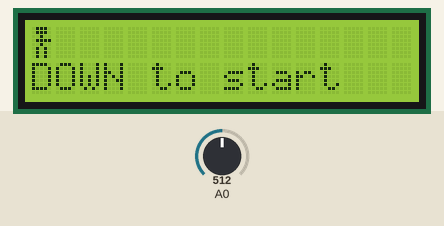
Simulated run of this sketch. Board: Arduino Mega 2560, built with avr-gcc and run on an emulated ATmega2560. Shown: 16×2 character LCD. The test bench sets the inputs (shaded band); at power-on: A0 = 512. Random numbers use the default seed unless the sketch sets one.

Above: at 1.2 s.
1.3 s: A0 set to 409
2.8 s: A0 set to 389
At 4.26 s:
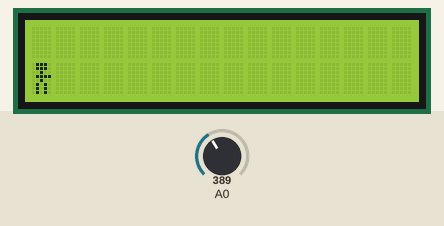
4.5 s: A0 set to 66
At 7.0 s:
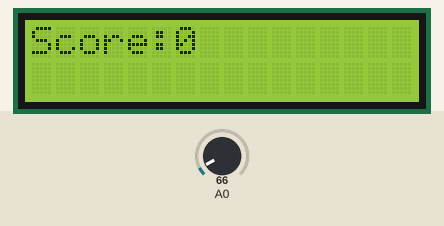
7.5 s: A0 set to 55
9.0 s: A0 set to 186
10.5 s: A0 set to 209
At 11.73 s:
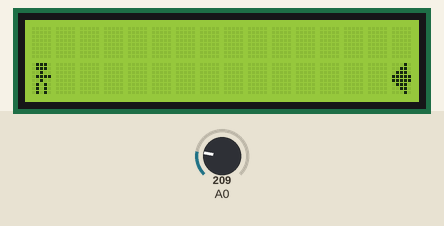
At 16.58 s:
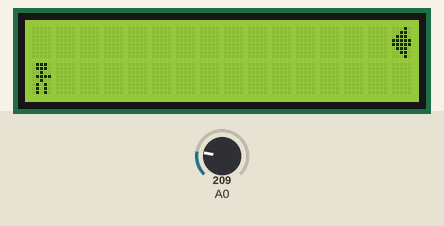

The sketch:

SSS.ino
```cpp
#include <LiquidCrystal.h>
//LCD pin to Arduino
#define UP 1;
#define DOWN 2;
#define SHOOT 3;

const int pin_RS = 8;
const int pin_EN = 9;
const int pin_d4 = 4;
const int pin_d5 = 5;
const int pin_d6 = 6;
const int pin_d7 = 7;
const int pin_BL = 10;

LiquidCrystal lcd( pin_RS,  pin_EN,  pin_d4,  pin_d5,  pin_d6,  pin_d7);
int score = 0;
int buzzerPin = 45;
int shootingSound = 1000;
int explosionSound = 500;
int soundCount = 0;
bool manLowLevel = true;
bool lost = false;
byte gameStateUpper[16] = {0, 0, 0, 0,   //0 represents empty space, except for the first byte which is the charachter
                      0, 0, 0, 0,   //1 represents a bullet
                      0, 0, 0, 0,   //2 represent a spaceShip
                      0, 0, 0, 0};  //3 represents an explosion
byte gameStateLower[16] = {0, 0, 0, 0,
                          0, 0, 0, 0,
                          0, 0, 0, 0,
                          0, 0, 0, 2};

byte man [8] = {
  0b01110,
  0b01110,
  0b00100,
  0b01111,
  0b00100,
  0b01010,
  0b01010,
  0b01010
};

byte alienShip[8] = {
  0b00010,
  0b00110,
  0b01110,
  0b11111,
  0b11111,
  0b01110,
  0b00110,
  0b00010
};

byte bullet[8] = {
  0b00000,
  0b00000,
  0b00000,
  0b01100,
  0b01100,
  0b00000,
  0b00000,
  0b00000
};

byte explosion[8] = {
  0b00000,
  0b00100,
  0b10101,
  0b01110,
  0b11111,
  0b01110,
  0b10101,
  0b00100
};


void setup() {
 pinMode(buzzerPin, OUTPUT);
 lcd.begin(16, 2);
 lcd.createChar(7, man);
 lcd.createChar(8, alienShip);
 lcd.createChar(9, bullet);
 lcd.createChar(10, explosion);
 lcd.setCursor(0,0);
 lcd.write(7);
 lcd.setCursor(0,1);
 lcd.print("DOWN to start");
}
void loop() {

 int action;
 action = analogRead (0);
 lcd.setCursor(10,1);
 if ((action > 200) && (action < 400)){
  startGame();
 }
}

int getAction() {
  int action = 0;
  int readInput = analogRead(0);
  if (readInput < 60) {
    action = 3;
    tone(buzzerPin, 1000); // Send 1KHz sound signal...
    soundCount = 2;
  }
  else if(readInput < 200) {
    action = 1;
  }
  else if(readInput < 400) {
    action = 2;
  }
  return action;
}

void startGame() {
  lcd.clear();
  lcd.setCursor(0, 1);
  lcd.write(7);
  int count = 15;
  while(!lost){
    if (count == 0) {
      int spawnPlace = random(0, 2); //spawn a space ship
      if (spawnPlace == 0) {
        gameStateUpper[15] = 2;
      } else {
        gameStateLower[15] = 2;
      }

      if (score > 40) { //based on the current score, decide when should the next space ship spawn
        count = random(9, 6);
      } else if (score > 20) {
        count = random(12, 6);
      } else {
        count = random(16, 9);
      }

    }
   processAction(getAction()); //process current action
   renderScreen(); //render the screen
   processNextState(); //process the state of the game for the next frame
   count --;
   //handleSound
   if(soundCount != 0){
      soundCount --;
   } else {
    noTone(buzzerPin);
   }
   delay(70);
  }
  showEndGame();
}
void resetState() {
  for(int i = 0; i < 16; i++) {
    gameStateUpper[i] = 0;
    gameStateLower[i] = 0;
  }
}
void showEndGame() {
  lcd.clear();
  lcd.setCursor(0, 0);
  lcd.print("Score:");
  lcd.print(score);
  if(getAction() == 2) {
    score = 0;
    lost = false;
    resetState();
    startGame();
  }
}
void processAction(int action){
  if (action == 1) {
    manLowLevel = false;
  }
  if (action == 2) {
    manLowLevel = true;
  }
  if (action == 3) {
    if(manLowLevel) {
      if(gameStateLower[2] != 1) {
        gameStateLower[1] = 1;
      }
    } else {
      if(gameStateUpper[2] != 1) {
        gameStateUpper[1] = 1;
      }
    }
  }
}

void renderScreen() {
  lcd.clear();
  if(manLowLevel){
    lcd.setCursor(0, 1);
    lcd.write(7);
  } else {
    lcd.setCursor(0, 0);
    lcd.write(7);
  }
  for(int i = 1; i < 16; i++) {
    if (gameStateUpper[i] == 0) {
      lcd.setCursor(i, 0);
      lcd.write(' ');
    }
    if (gameStateUpper[i] == 1) {
      lcd.setCursor(i, 0);
      lcd.write(9);
    }
    if (gameStateUpper[i] == 2) {
      lcd.setCursor(i, 0);
      lcd.write(8);
    }
    if (gameStateUpper[i] == 3) {
      lcd.setCursor(i, 0);
      lcd.write(10);
      tone(buzzerPin, explosionSound); // Send 1KHz sound signal...
      soundCount = 2;
    }
    if (gameStateLower[i] == 0) {
      lcd.setCursor(i, 1);
      lcd.write(' ');
    }
    if (gameStateLower[i] == 1) {
      lcd.setCursor(i, 1);
      lcd.write(9);
    }
    if (gameStateLower[i] == 2) {
      lcd.setCursor(i, 1);
      lcd.write(8);
    }
    if (gameStateLower[i] == 3) {
      lcd.setCursor(i, 1);
      lcd.write(10);
      tone(buzzerPin, explosionSound); // Send 1KHz sound signal...
      soundCount = 2;
    }
  }
}

void processNextState() {
  byte nextStateUpper[16] = {0, 0, 0, 0,
                            0, 0, 0, 0,
                            0, 0, 0, 0,
                            0, 0, 0, 0};
  byte nextStateLower[16] = {0, 0, 0, 0,
                             0, 0, 0, 0,
                             0, 0, 0, 0,
                             0, 0, 0, 0,};

  for(int i = 1; i < 16; i++) {
    //process bullets
    if (gameStateUpper[i] == 1) { //bullet
      if(i == 15){

      }
      else if(i == 14) {
        if (gameStateUpper[15] == 2) { //last element on screen is a spaceship and bullet on position 14
          nextStateUpper[15] = 3;
          score++;
        } else {
          nextStateUpper[15] = 1;
        }
        continue;
      }
      else if(gameStateUpper[i + 1] == 2) { //next to a spaceship
        nextStateUpper[i + 1] = 3;
        score++;

      }
      else if(gameStateUpper[i + 1] == 1) { //next to an explosion
        nextStateUpper[i + 1] = 1;
      }
      else if(gameStateUpper[i + 2] == 2) {
        nextStateUpper[i + 1] = 3;
        score++;
      }
      else nextStateUpper[i + 1] = 1;
    }
    if (gameStateLower[i] == 1) { //bullet
      if(i == 15){

      }
      else if(i == 14) {
        if (gameStateLower[15] == 2) { //last element on screen is a spaceship and bullet on position 14
          nextStateLower[15] = 3;
          score++;
        } else {
          nextStateLower[15] = 1;
        }
        continue;
      }
      else if(gameStateLower[i + 1] == 2) { //next to a spaceship
        nextStateLower[i + 1] = 3;
        score++;
      }
      else if(gameStateLower[i + 1] == 1) { //next to an explosion
        nextStateLower[i + 1] = 1;
      }
      else if(gameStateLower[i + 2] == 2) {
        nextStateLower[i + 1] = 3;
        score++;
      }
      else nextStateLower[i + 1] = 1;
    }
    //done with bullets
    //spaceships
    if(gameStateUpper[i] == 2) {
      if(i == 1) {
        lost = true;
        return;
      }
      if((nextStateUpper[i - 1] == 0) && (nextStateUpper[i] != 3)) {
        nextStateUpper[i - 1] = 2;
      }
    }
    if(gameStateLower[i] == 2) {
      if(i == 1) {
        lost = true;
        return;
      }
      if((nextStateLower[i - 1] == 0) && (nextStateLower[i] != 3)) {
        nextStateLower[i - 1] = 2;
      }
    }
    //done with the ships
  }
  for(int i = 0; i < 16; i++) {
    gameStateUpper[i] = nextStateUpper[i];
    gameStateLower[i] = nextStateLower[i];
  }
}
```

Measured:
- the behaviour switches between 400 and 399 on A0 (found by bisection; images 0 and 1)
- the behaviour switches between 200 and 201 on A0 (found by bisection; images 2 and 3)
- after the input at 1.3 s, every drawn part: stays the same
- after the input at 2.8 s, the display: first changes at once (image 1 shows a later state)
- after the input at 7.5 s, every drawn part: stays the same
- after the input at 9.0 s, every drawn part: stays the same
- after the input at 10.5 s, the display: first changes at once (image 3 shows a later state)
